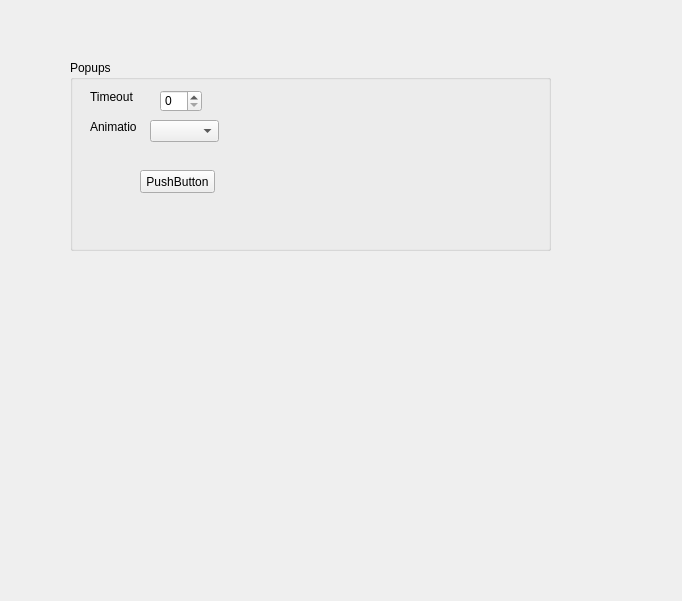
<?xml version="1.0" encoding="UTF-8"?>
<ui version="4.0">
 <class>PageView</class>
 <widget class="QWidget" name="PageView">
  <property name="geometry">
   <rect>
    <x>0</x>
    <y>0</y>
    <width>682</width>
    <height>601</height>
   </rect>
  </property>
  <property name="minimumSize">
   <size>
    <width>500</width>
    <height>500</height>
   </size>
  </property>
  <property name="windowTitle">
   <string>Form</string>
  </property>
  <widget class="QGroupBox" name="groupBox">
   <property name="geometry">
    <rect>
     <x>70</x>
     <y>60</y>
     <width>481</width>
     <height>191</height>
    </rect>
   </property>
   <property name="title">
    <string>Popups</string>
   </property>
   <widget class="QSpinBox" name="spinBox">
    <property name="geometry">
     <rect>
      <x>90</x>
      <y>30</y>
      <width>42</width>
      <height>22</height>
     </rect>
    </property>
   </widget>
   <widget class="QLabel" name="label">
    <property name="geometry">
     <rect>
      <x>20</x>
      <y>30</y>
      <width>46</width>
      <height>13</height>
     </rect>
    </property>
    <property name="text">
     <string>Timeout</string>
    </property>
   </widget>
   <widget class="QComboBox" name="comboBox">
    <property name="geometry">
     <rect>
      <x>80</x>
      <y>60</y>
      <width>69</width>
      <height>22</height>
     </rect>
    </property>
   </widget>
   <widget class="QLabel" name="label_2">
    <property name="geometry">
     <rect>
      <x>20</x>
      <y>60</y>
      <width>46</width>
      <height>13</height>
     </rect>
    </property>
    <property name="text">
     <string>Animation</string>
    </property>
   </widget>
   <widget class="QPushButton" name="pushButton">
    <property name="geometry">
     <rect>
      <x>70</x>
      <y>110</y>
      <width>75</width>
      <height>23</height>
     </rect>
    </property>
    <property name="cursor">
     <cursorShape>ArrowCursor</cursorShape>
    </property>
    <property name="text">
     <string>PushButton</string>
    </property>
   </widget>
  </widget>
 </widget>
 <resources/>
 <connections/>
</ui>
